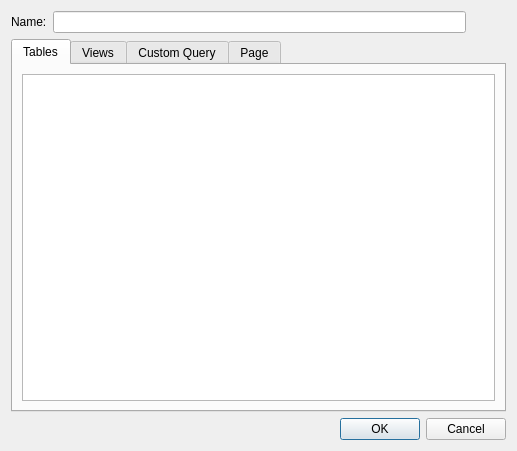
<?xml version="1.0" encoding="UTF-8"?>
<ui version="4.0">
 <class>LReportDatabaseTablesDialog</class>
 <widget class="QDialog" name="LReportDatabaseTablesDialog">
  <property name="geometry">
   <rect>
    <x>0</x>
    <y>0</y>
    <width>517</width>
    <height>451</height>
   </rect>
  </property>
  <property name="windowTitle">
   <string>New datatable</string>
  </property>
  <property name="windowIcon">
   <iconset resource="../resources.qrc">
    <normaloff>:/designer/qtreport_32</normaloff>:/designer/qtreport_32</iconset>
  </property>
  <property name="modal">
   <bool>true</bool>
  </property>
  <layout class="QVBoxLayout" name="verticalLayout_2">
   <item>
    <layout class="QHBoxLayout" name="horizontalLayout_2">
     <item>
      <widget class="QLabel" name="label_3">
       <property name="text">
        <string>Name:</string>
       </property>
      </widget>
     </item>
     <item>
      <widget class="QLineEdit" name="lineEdit"/>
     </item>
     <item>
      <spacer name="horizontalSpacer">
       <property name="orientation">
        <enum>Qt::Horizontal</enum>
       </property>
       <property name="sizeType">
        <enum>QSizePolicy::Fixed</enum>
       </property>
       <property name="sizeHint" stdset="0">
        <size>
         <width>40</width>
         <height>20</height>
        </size>
       </property>
      </spacer>
     </item>
    </layout>
   </item>
   <item>
    <widget class="QTabWidget" name="tabWidget">
     <property name="currentIndex">
      <number>0</number>
     </property>
     <widget class="QWidget" name="tab">
      <attribute name="title">
       <string>Tables</string>
      </attribute>
      <layout class="QGridLayout" name="gridLayout_3">
       <item row="0" column="0">
        <widget class="QListWidget" name="listWidgetTables">
         <property name="editTriggers">
          <set>QAbstractItemView::NoEditTriggers</set>
         </property>
         <property name="alternatingRowColors">
          <bool>true</bool>
         </property>
        </widget>
       </item>
      </layout>
     </widget>
     <widget class="QWidget" name="tab_2">
      <attribute name="title">
       <string>Views</string>
      </attribute>
      <layout class="QVBoxLayout" name="verticalLayout_4">
       <item>
        <widget class="QListWidget" name="listWidgetViews">
         <property name="editTriggers">
          <set>QAbstractItemView::NoEditTriggers</set>
         </property>
         <property name="alternatingRowColors">
          <bool>true</bool>
         </property>
         <property name="viewMode">
          <enum>QListView::ListMode</enum>
         </property>
        </widget>
       </item>
      </layout>
     </widget>
     <widget class="QWidget" name="tab_4">
      <attribute name="title">
       <string>Custom Query</string>
      </attribute>
      <layout class="QGridLayout" name="gridLayout">
       <item row="0" column="0">
        <widget class="QLabel" name="label">
         <property name="text">
          <string>Query Text:</string>
         </property>
        </widget>
       </item>
       <item row="0" column="1">
        <widget class="QLabel" name="label_2">
         <property name="text">
          <string>Parameters:</string>
         </property>
        </widget>
       </item>
       <item row="1" column="0">
        <widget class="QTextEdit" name="textEditCustomQuery"/>
       </item>
       <item row="1" column="1">
        <widget class="QListWidget" name="listWidgetParameters">
         <property name="maximumSize">
          <size>
           <width>150</width>
           <height>16777215</height>
          </size>
         </property>
        </widget>
       </item>
      </layout>
     </widget>
     <widget class="QWidget" name="tab_3">
      <attribute name="title">
       <string>Page</string>
      </attribute>
      <layout class="QHBoxLayout" name="horizontalLayout">
       <item>
        <widget class="QTreeWidget" name="treeWidget">
         <property name="rootIsDecorated">
          <bool>true</bool>
         </property>
         <attribute name="headerVisible">
          <bool>false</bool>
         </attribute>
         <column>
          <property name="text">
           <string notr="true">1</string>
          </property>
         </column>
        </widget>
       </item>
       <item>
        <layout class="QVBoxLayout" name="verticalLayout">
         <item>
          <spacer name="verticalSpacer">
           <property name="orientation">
            <enum>Qt::Vertical</enum>
           </property>
           <property name="sizeHint" stdset="0">
            <size>
             <width>20</width>
             <height>40</height>
            </size>
           </property>
          </spacer>
         </item>
         <item>
          <widget class="QToolButton" name="toolButtonAdd">
           <property name="text">
            <string>...</string>
           </property>
           <property name="arrowType">
            <enum>Qt::RightArrow</enum>
           </property>
          </widget>
         </item>
         <item>
          <widget class="QToolButton" name="toolButtonRemove">
           <property name="text">
            <string>...</string>
           </property>
           <property name="arrowType">
            <enum>Qt::LeftArrow</enum>
           </property>
          </widget>
         </item>
         <item>
          <spacer name="verticalSpacer_2">
           <property name="orientation">
            <enum>Qt::Vertical</enum>
           </property>
           <property name="sizeHint" stdset="0">
            <size>
             <width>20</width>
             <height>40</height>
            </size>
           </property>
          </spacer>
         </item>
        </layout>
       </item>
       <item>
        <widget class="QTreeWidget" name="treeWidgetReportScheema">
         <attribute name="headerVisible">
          <bool>false</bool>
         </attribute>
         <column>
          <property name="text">
           <string notr="true">1</string>
          </property>
         </column>
        </widget>
       </item>
      </layout>
     </widget>
    </widget>
   </item>
   <item>
    <widget class="QDialogButtonBox" name="buttonBox">
     <property name="orientation">
      <enum>Qt::Horizontal</enum>
     </property>
     <property name="standardButtons">
      <set>QDialogButtonBox::Cancel|QDialogButtonBox::Ok</set>
     </property>
    </widget>
   </item>
  </layout>
 </widget>
 <resources>
  <include location="../resources.qrc"/>
 </resources>
 <connections>
  <connection>
   <sender>buttonBox</sender>
   <signal>accepted()</signal>
   <receiver>LReportDatabaseTablesDialog</receiver>
   <slot>accept()</slot>
   <hints>
    <hint type="sourcelabel">
     <x>252</x>
     <y>333</y>
    </hint>
    <hint type="destinationlabel">
     <x>157</x>
     <y>274</y>
    </hint>
   </hints>
  </connection>
  <connection>
   <sender>buttonBox</sender>
   <signal>rejected()</signal>
   <receiver>LReportDatabaseTablesDialog</receiver>
   <slot>reject()</slot>
   <hints>
    <hint type="sourcelabel">
     <x>320</x>
     <y>333</y>
    </hint>
    <hint type="destinationlabel">
     <x>286</x>
     <y>274</y>
    </hint>
   </hints>
  </connection>
 </connections>
</ui>
